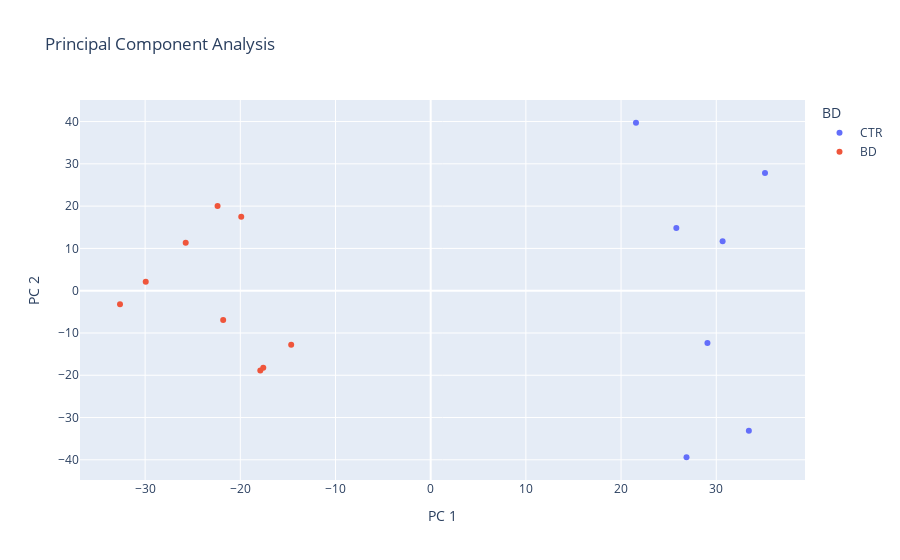
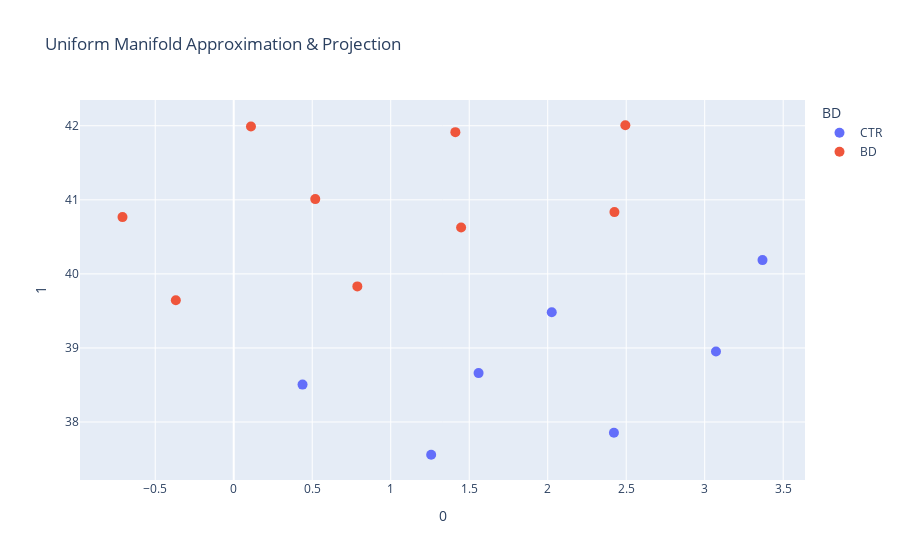
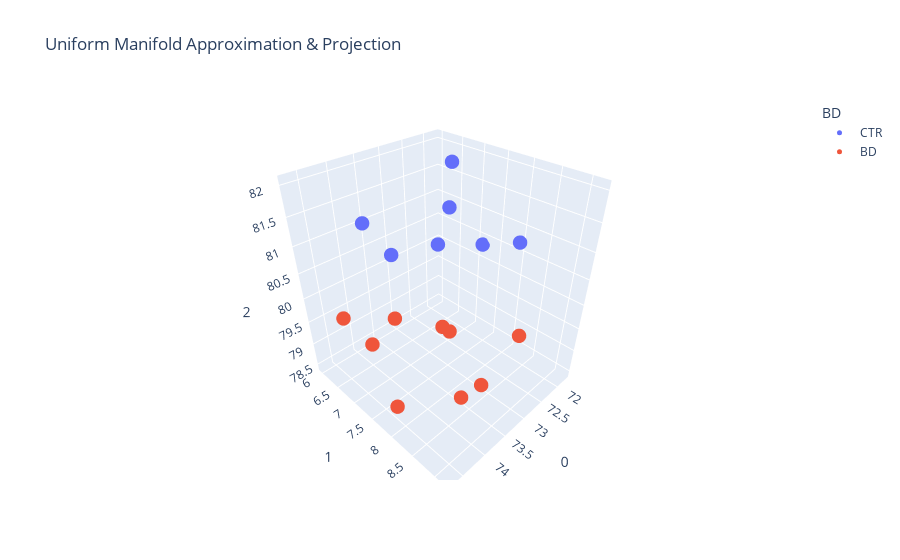
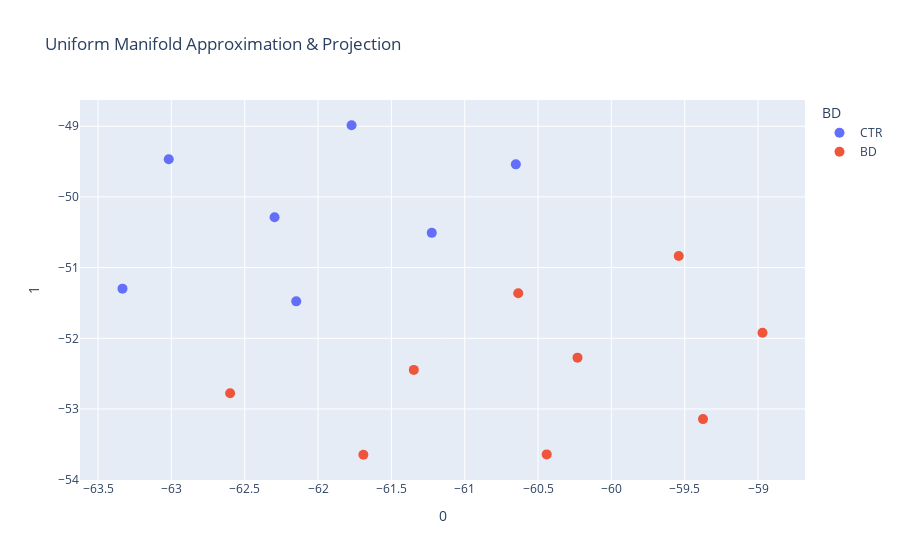

The cell these charts' notebook holds for them, in order:
### Code cell
# PCA/UMAP DF on Log2 Transformed Norm Counts
pcaUmap = aggCounts.T
pcaUmap['Condition'] = ['CTR', 'CTR', 'CTR', 'BD', 'BD', 'BD', 'BD', 'BD', 'BD', 'BD', 'BD', 
                           'BD', 'CTR', 'CTR', 'CTR', 'CTR']
X = pcaUmap.iloc[:,:-1].apply(lambda x: np.log2(x)).replace(-np.inf, np.nan).dropna(axis=1)
y = pcaUmap.Condition

# Build model
pca = PCA(n_components=min(X.shape))
components = pca.fit_transform(X)

fig = px.scatter(components, x=0, y=1, color=y, 
                 labels={
                     '0': 'PC 1',
                     '1': 'PC 2',
                     'color': 'BD'},
                 #hover_name = Gpca.index,
                 title='Principal Component Analysis')
fig.show()
fig.write_image('Gene_PCA.pdf')

# UMAP on count data
print('\nGenerating UMAP')
umap_2d = UMAP(n_components=2, n_neighbors=15, min_dist=0.75, n_epochs=5000, 
               random_state=42)
umap_3d = UMAP(n_components=3, n_neighbors=15, min_dist=0.75, n_epochs=5000, 
               random_state=42)

proj_2d = umap_2d.fit_transform(X)
proj_3d = umap_3d.fit_transform(X)

fig_2d = px.scatter(
    proj_2d, x=0, y=1,
    color=y,
    labels={
        0: 'UMAP Embedding 1',
        1: 'UMAP Embedding 2',
        'color': 'BD'},
    #hover_name=Gpca.index,
    title='Uniform Manifold Approximation & Projection'
)
fig_2d.update_traces(marker_size=10)

fig_3d = px.scatter_3d(
    proj_3d, x=0, y=1, z=2,
    color=y,
    labels={
        0: 'UMAP Embedding 1',
        1: 'UMAP Embedding 2',
        2: 'UMAP Embedding 3',
        'color': 'BD'},
    #hover_name=Gpca.index,
    title='Uniform Manifold Approximation & Projection'
)
fig_3d.update_traces(marker_size=5)

fig_2d.show()
fig_3d.show()

fig_2d.write_image('Gene_UMAP.pdf')

### PCA nth component allows possibility to perform UMAP on PCs instead of count data
# select pcs for 80% variance explained
variance = pca.explained_variance_ratio_
pcs = find80p(variance)
npc = [x+1 for x in range(pcs)]
PC_str = 'PC '

# make PC_df Col labels
PCA_cols = prepend(npc, PC_str)
pca = PCA(n_components=pcs, svd_solver = 'auto')
Principal_components=pca.fit_transform(X)
pca_df = pd.DataFrame(data = Principal_components, columns = PCA_cols)
pca_df['Condition'] = list(y)

# UMAP on principle components
print('\nGenerating UMAP')
pcaFeatures = pca_df.iloc[:,:-1]

umap_2d = UMAP(n_components=2, n_neighbors=15, min_dist=0.75, n_epochs=5000, 
               random_state=42)
umap_3d = UMAP(n_components=3, n_neighbors=15, min_dist=0.75, n_epochs=5000, 
               random_state=42)

proj_2d = umap_2d.fit_transform(pcaFeatures)
proj_3d = umap_3d.fit_transform(pcaFeatures)

fig_2d = px.scatter(
    proj_2d, x=0, y=1,
    color=pca_df.Condition,
    labels={
        0: 'UMAP Embedding 1',
        1: 'UMAP Embedding 2',
        'color': 'BD'},
    hover_name=pca_df.index,
    title='Uniform Manifold Approximation & Projection'
)
fig_2d.update_traces(marker_size=10)

fig_3d = px.scatter_3d(
    proj_3d, x=0, y=1, z=2,
    color=pca_df.Condition,
    labels={
        0: 'UMAP Embedding 1',
        1: 'UMAP Embedding 2',
        2: 'UMAP Embedding 3',
        'color': 'BD'},
    hover_name=pca_df.index,
    title='Uniform Manifold Approximation & Projection'
)
fig_3d.update_traces(marker_size=5)

fig_2d.show()
fig_3d.show()

fig_2d.write_image('Gene_PCA_UMAP.pdf')

### Figure 1 — Plotly figure (JSON) as saved in the notebook; plotly's stock layout.template omitted (floating-point values rounded to 4 significant figures)
{"data": [{"hovertemplate": "BD=CTR<br>PC 1=%{x}<br>PC 2=%{y}<extra></extra>", "legendgroup": "CTR", "marker": {"color": "#636efa", "symbol": "circle"}, "mode": "markers", "name": "CTR", "orientation": "v", "showlegend": true, "type": "scatter", "x": [26.87, 35.12, 29.08, 21.57, 30.67, 25.81, 33.43], "xaxis": "x", "y": [-39.39, 27.84, -12.37, 39.72, 11.66, 14.83, -33.15], "yaxis": "y"}, {"hovertemplate": "BD=BD<br>PC 1=%{x}<br>PC 2=%{y}<extra></extra>", "legendgroup": "BD", "marker": {"color": "#EF553B", "symbol": "circle"}, "mode": "markers", "name": "BD", "orientation": "v", "showlegend": true, "type": "scatter", "x": [-25.74, -19.9, -22.39, -29.94, -17.9, -32.64, -14.65, -21.8, -17.59], "xaxis": "x", "y": [11.33, 17.5, 20.03, 2.135, -18.9, -3.235, -12.81, -6.941, -18.26], "yaxis": "y"}], "layout": {"legend": {"title": {"text": "BD"}, "tracegroupgap": 0}, "title": {"text": "Principal Component Analysis"}, "xaxis": {"anchor": "y", "domain": [0, 1], "title": {"text": "PC 1"}}, "yaxis": {"anchor": "x", "domain": [0, 1], "title": {"text": "PC 2"}}}}

### Figure 2 — Plotly figure (JSON) as saved in the notebook; plotly's stock layout.template omitted (floating-point values rounded to 4 significant figures)
{"data": [{"hovertemplate": "BD=CTR<br>0=%{x}<br>1=%{y}<extra></extra>", "legendgroup": "CTR", "marker": {"color": "#636efa", "size": 10, "symbol": "circle"}, "mode": "markers", "name": "CTR", "orientation": "v", "showlegend": true, "type": "scatter", "x": [3.368, 2.422, 1.56, 1.258, 3.072, 0.4383, 2.026], "xaxis": "x", "y": [40.19, 37.85, 38.66, 37.56, 38.95, 38.5, 39.48], "yaxis": "y"}, {"hovertemplate": "BD=BD<br>0=%{x}<br>1=%{y}<extra></extra>", "legendgroup": "BD", "marker": {"color": "#EF553B", "size": 10, "symbol": "circle"}, "mode": "markers", "name": "BD", "orientation": "v", "showlegend": true, "type": "scatter", "x": [-0.7085, 2.425, 0.5195, 1.448, 2.494, 0.1097, 1.412, -0.3688, 0.7874], "xaxis": "x", "y": [40.77, 40.83, 41.01, 40.63, 42.01, 41.99, 41.91, 39.64, 39.83], "yaxis": "y"}], "layout": {"legend": {"title": {"text": "BD"}, "tracegroupgap": 0}, "title": {"text": "Uniform Manifold Approximation & Projection"}, "xaxis": {"anchor": "y", "domain": [0, 1], "title": {"text": "0"}}, "yaxis": {"anchor": "x", "domain": [0, 1], "title": {"text": "1"}}}}

### Figure 3 — Plotly figure (JSON) as saved in the notebook; plotly's stock layout.template omitted (floating-point values rounded to 4 significant figures)
{"data": [{"hovertemplate": "BD=CTR<br>0=%{x}<br>1=%{y}<br>2=%{z}<extra></extra>", "legendgroup": "CTR", "marker": {"color": "#636efa", "size": 5, "symbol": "circle"}, "mode": "markers", "name": "CTR", "scene": "scene", "showlegend": true, "type": "scatter3d", "x": [72.99, 72.44, 72.89, 73.43, 73.85, 72.34, 71.74], "y": [5.984, 7.004, 7.136, 7.911, 6.431, 8.366, 7.146], "z": [80.13, 82.03, 80.78, 81.88, 81.26, 81.08, 80.32]}, {"hovertemplate": "BD=BD<br>0=%{x}<br>1=%{y}<br>2=%{z}<extra></extra>", "legendgroup": "BD", "marker": {"color": "#EF553B", "size": 5, "symbol": "circle"}, "mode": "markers", "name": "BD", "scene": "scene", "showlegend": true, "type": "scatter3d", "x": [74.09, 74.71, 73.48, 73.58, 74.08, 74.7, 72.8, 74.65, 72.45], "y": [9.18, 6.907, 8.289, 8.092, 6.663, 8.089, 7.146, 8.117, 8.634], "z": [79.9, 80.12, 78.46, 79.89, 79.03, 79.07, 78.96, 80.77, 79.44]}], "layout": {"legend": {"title": {"text": "BD"}, "tracegroupgap": 0}, "scene": {"domain": {"x": [0, 1], "y": [0, 1]}, "xaxis": {"title": {"text": "0"}}, "yaxis": {"title": {"text": "1"}}, "zaxis": {"title": {"text": "2"}}}, "title": {"text": "Uniform Manifold Approximation & Projection"}}}

### Figure 4 — Plotly figure (JSON) as saved in the notebook; plotly's stock layout.template omitted (floating-point values rounded to 4 significant figures)
{"data": [{"hovertemplate": "<b>%{hovertext}</b><br><br>BD=CTR<br>0=%{x}<br>1=%{y}<extra></extra>", "hovertext": [0, 1, 2, 12, 13, 14, 15], "legendgroup": "CTR", "marker": {"color": "#636efa", "size": 10, "symbol": "circle"}, "mode": "markers", "name": "CTR", "orientation": "v", "showlegend": true, "type": "scatter", "x": [-62.15, -63.02, -62.3, -61.77, -63.33, -60.65, -61.22], "xaxis": "x", "y": [-51.48, -49.47, -50.29, -48.99, -51.3, -49.54, -50.51], "yaxis": "y"}, {"hovertemplate": "<b>%{hovertext}</b><br><br>BD=BD<br>0=%{x}<br>1=%{y}<extra></extra>", "hovertext": [3, 4, 5, 6, 7, 8, 9, 10, 11], "legendgroup": "BD", "marker": {"color": "#EF553B", "size": 10, "symbol": "circle"}, "mode": "markers", "name": "BD", "orientation": "v", "showlegend": true, "type": "scatter", "x": [-58.97, -62.6, -60.44, -60.23, -61.69, -59.38, -61.35, -59.54, -60.64], "xaxis": "x", "y": [-51.92, -52.78, -53.64, -52.27, -53.65, -53.14, -52.45, -50.84, -51.36], "yaxis": "y"}], "layout": {"legend": {"title": {"text": "BD"}, "tracegroupgap": 0}, "title": {"text": "Uniform Manifold Approximation & Projection"}, "xaxis": {"anchor": "y", "domain": [0, 1], "title": {"text": "0"}}, "yaxis": {"anchor": "x", "domain": [0, 1], "title": {"text": "1"}}}}
